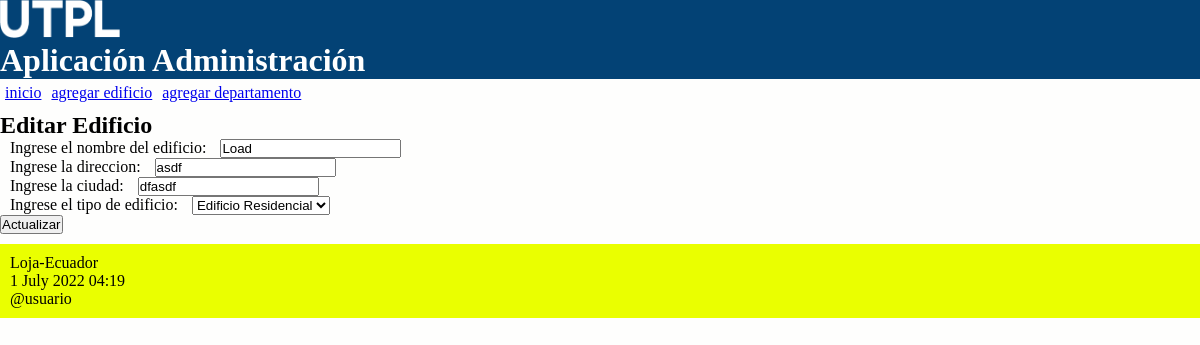
The page /editar/edicio/4 on the database its author committed.
### administrativo/models.py (models this page shows, shortened)
class Edificio(models.Model):
    class Meta:
        verbose_name_plural = "Edificios"
    opciones_tipo = (
        ('residencial', 'Edificio Residencial'),
        ('comercial', 'Edificio Comercial'),
    )
    nombre = models.CharField(max_length=30)
    direccion = models.CharField(max_length=100)
    ciudad = models.CharField(max_length=30)
    tipo = models.CharField(max_length=50, choices=opciones_tipo)

### administrativo/views.py (the view)
# urls.py: path('editar/edicio/<int:id>', views.editar_edificio, name='editar_edificio'),
def editar_edificio(request, id):
    edificio = Edificio.objects.get(pk=id)
    if request.method=='POST':
        formulario = EdificioForm(request.POST, instance=edificio)
        print(formulario.errors)
        if formulario.is_valid():
            formulario.save() # se guarda en la base de datos
            return redirect(index)
    else:
        formulario = EdificioForm(instance=edificio)
    diccionario = {'formulario': formulario}
    return render(request, 'editarEdificio.html', diccionario)

### administrativo/forms.py (shortened to what this page needs)
class EdificioForm(ModelForm):
    class Meta:
        model = Edificio
        fields = ['nombre', 'direccion', 'ciudad', 'tipo']
        labels = {
            'nombre': _('Ingrese el nombre del edificio'),
            'direccion': _('Ingrese la direccion'),
            'ciudad': _('Ingrese la ciudad'),
            'tipo': _('Ingrese el tipo de edificio'),
        }

### administrativo/templates/editarEdificio.html (shortened to what this page needs)
{% extends "master.html" %}
{% block content %}
<h2>Editar Edificio</h3>
<form action="" method="post">
  {{formulario.as_p}}
  <p><input type='submit' value='Actualizar'/></p>
</form>
{% endblock %}

### administrativo/static/css/estilos.css (style rules this page uses)
* { margin: 0; padding: 0; }
body { width: 100%; background: #FEFEFD; }
label { padding: 12px 10px; }

### rows shown on the page
Edificio: nombre "Load", direccion "asdf", ciudad "dfasdf", tipo "Edificio Residencial"
